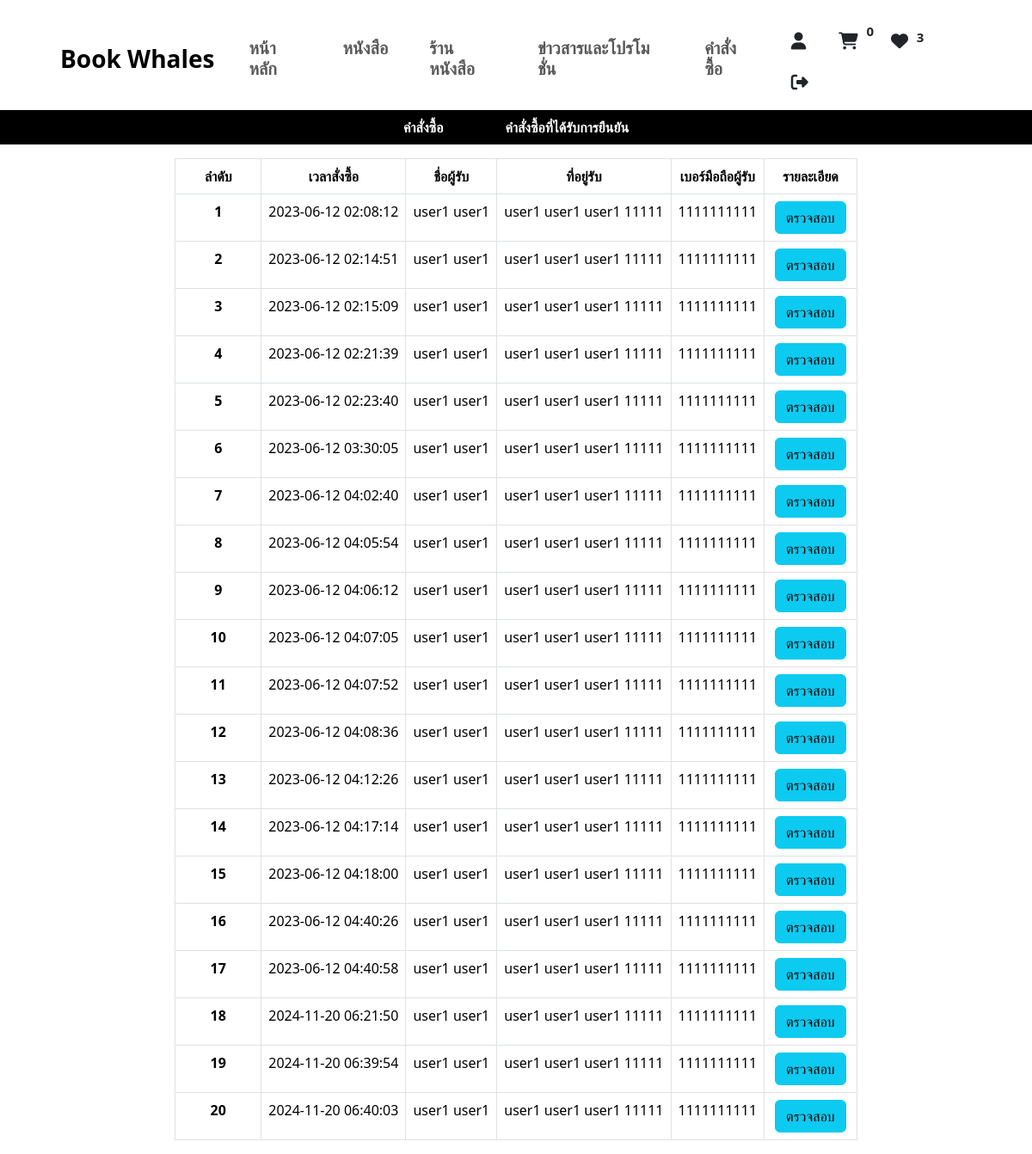
/buyer/buyer_checkout.php (signed in), run on the app's committed database.
### tables this page shows
CREATE TABLE `orders` (
  `orders_id` int(100) NOT NULL,
  `orders_created` timestamp NOT NULL DEFAULT current_timestamp(),
  `orders_fullname` varchar(50) NOT NULL,
  `orders_address` varchar(255) NOT NULL,
  `orders_phone` varchar(20) NOT NULL,
  `users_id` int(100) DEFAULT NULL
);

### buyer/buyer_checkout.php (the view, shortened to what this page needs)
<?php
require 'dbconnect.php';
$user = $_SESSION["user"];
if (isset($_SESSION['qty'])) {
    $meQty = 0;
    foreach ($_SESSION['qty'] as $meItem) {
        $meQty = (is_numeric($meQty) ? $meQty : 0) + (is_numeric($meItem) ? $meItem : 0);
    }
} else {
    $meQty = 0;
}
?>
<!DOCTYPE html>
<html>
<head>
    <link href="../assets/bootstrap-5.3.0-alpha3-dist/css/bootstrap.css" rel="stylesheet">
    <link href="../assets/fontawesome/css/fontawesome.css" rel="stylesheet">
    <link href="../assets/fontawesome/css/brands.css" rel="stylesheet">
    <link href="../assets/fontawesome/css/solid.css" rel="stylesheet">
</head>
<body>
    <div class="container">
        <nav class="navbar navbar-expand-sm bg-white mx-3 mt-3">
            <div class="container-fluid">
                <a class="navbar-brand fw-bold fs-3 mb-2" href="#">Book Whales</a>
                <div class="collapse navbar-collapse" id="navbarSupportedContent">
                    <ul class="navbar-nav me-auto ms-auto mb-2 mb-lg-0">
                        <li class="nav-item mx-3">
                            <a class="nav-link" href="buyer_index.php">
                                <h5 class="fw-semibold">หน้าหลัก</h5>
                            </a>
                        </li>
                        <li class="nav-item mx-3">
                            <a class="nav-link" href="buyer_books.php">
                                <h5 class="fw-semibold">หนังสือ</h5>
                            </a>
                        </li>
                        <li class="nav-item mx-3">
                            <a class="nav-link" href="buyer_store.php">
                                <h5 class="fw-semibold">ร้านหนังสือ</h5>
                            </a>
                        </li>
                        <li class="nav-item mx-3">
                            <a class="nav-link" href="promotion.php">
                                <h5 class="fw-semibold">ข่าวสารและโปรโมชั่น</h5>
                            </a>
                        </li>
                        <li class="nav-item mx-3">
                            <a class="nav-link" href="buyer_checkout.php">
                                <h5 class="fw-semibold">คำสั่งซื้อ</h5>
                            </a>
                        </li>
                    </ul>
                    <ul class="navbar-nav d-none d-lg-flex d-xl-flex">
                        <li class="nav-item mx-1">
                            <a href="userprofile.php" class="text-decoration-none">
                                <button class="btn btn-lg">
                                    <i class="fa-solid fa-user"></i>
                                </button>
                            </a>
                            <a href="buyer_cart.php" class="text-decoration-none">
                                <button class="btn btn-lg position-relative">
                                    <i class="fa-solid fa-cart-shopping"></i><span
                                        class="badge text-dark position-absolute">
                                        <?php echo $meQty; ?>
                                    </span>
                                </button>
                            </a>
                            <a href="wishlist.php" class="text-decoration-none">
                                <button class="btn btn-lg">
                                    <i class="fa-solid fa-heart"></i><span
                                        class="badge text-dark position-absolute mt-3">
                                        <?php
                                        $sql = "SELECT *, COUNT(*) AS wishlistitem FROM books INNER JOIN wishlist ON wishlist.book_id=books.book_id WHERE users_id = '$user'";
                                        $result = mysqli_query($connect, $sql);
                                        $row = $result->fetch_assoc();
                                        echo $row["wishlistitem"];
                                        ?>
                                    </span>
                                </button>
                            </a>
                            <form method="post" class="d-inline">
                                <button type="submit" name="logout" class="btn btn-lg">
                                    <i class="fa-solid fa-right-from-bracket"></i>
                                </button>
                            </form>
                        </li>
                    </ul>
                </div>
            </div>
        </nav>
    </div>
    <div class="nav-small mb-3" width="100%">
        <div class="bg-black" style="min-height:2.5rem;">
            <div width="100%" style="margin: 0 25% 0 25%;">
                <div class="d-flex justify-content-center">
                    <div class="text-center my-2 fw-semibold fs-6 text-white"><a href="buyer_checkout.php"
                            style="text-decoration: none;color:black;">
                            <div class="text-white">คำสั่งซื้อ</div>
                        </a></div>
                    <div class="text-center my-2 fw-semibold fs-6 text-white" style="margin-left:4.5rem;"><a
                            href="confirm_orders.php" style="text-decoration: none; color:black;">
                            <div class="text-white">คำสั่งซื้อที่ได้รับการยืนยัน</div>
                        </a></div>
                </div>
            </div>
        </div>
    </div>
        <?php
        $user = $_SESSION['user'];
        $sql = "SELECT * FROM orders WHERE users_id = '$user'";
        $result = mysqli_query($connect, $sql);
        if ($result->num_rows > 0) {
            echo "<div class='container-fluid d-flex justify-content-center table-responsive mt-3'>";
            echo "<table class='table table-bordered w-auto'>";
            echo "<thead class='text-center'>";
            echo "<tr>
                        <th scope='col'>ลำดับ</th>
                        <th scope='col'>เวลาสั่งซื้อ</th>
                        <th scope='col'>ชื่อผู้รับ</th>
                        <th scope='col'>ที่อยู่รับ</th>
                        <th scope='col'>เบอร์มือถือผู้รับ</th>
                        <th scope='col'>รายละเอียด</th>
                      </tr>";
            echo "</thead>";
            echo "<tbody>";
            $order = 1;
            while ($row = $result->fetch_assoc()) {
                echo "<tr >";
                echo "<th scope='row' class='text-center' style='width: 100px;'>" . $order++ . "</th>";
                echo "<td class='text-center'>" . $row["orders_created"] . "</td>";
                echo "<td>" . $row["orders_fullname"] . "</td>";
                echo "<td>" . $row["orders_address"] . "</td>";
                echo "<td class='text-center'>" . $row["orders_phone"] . "</td>";
                echo "<td class='text-center'><a href='buyer_checkout_detail.php?id=" . $row['orders_id'] . "' class='text-decoration-none text-white'>
                     <button class='btn btn-info mx-1'>ตรวจสอบ</button></a></td>";
                echo "</tr>";
            }
            echo "</tbody>";
            echo "</table>";
            echo "</div>";
        } else {
            echo "<div class='alert alert-danger mx-3' role='alert'>ไม่พบคำสั่งซื้อ</div>";
        }
        ?>
</body>
</html>

### data on the page
orders: orders_created "2023-06-12 02:08:12", orders_fullname "user1 user1", orders_address "user1 user1 user1 11111", orders_phone "1111111111"
orders: orders_created "2023-06-12 02:14:51", orders_fullname "user1 user1", orders_address "user1 user1 user1 11111", orders_phone "1111111111"
orders: orders_created "2023-06-12 02:15:09", orders_fullname "user1 user1", orders_address "user1 user1 user1 11111", orders_phone "1111111111"
orders: orders_created "2023-06-12 02:21:39", orders_fullname "user1 user1", orders_address "user1 user1 user1 11111", orders_phone "1111111111"
orders: orders_created "2023-06-12 02:23:40", orders_fullname "user1 user1", orders_address "user1 user1 user1 11111", orders_phone "1111111111"
orders: orders_created "2023-06-12 03:30:05", orders_fullname "user1 user1", orders_address "user1 user1 user1 11111", orders_phone "1111111111"
orders: orders_created "2023-06-12 04:02:40", orders_fullname "user1 user1", orders_address "user1 user1 user1 11111", orders_phone "1111111111"
orders: orders_created "2023-06-12 04:05:54", orders_fullname "user1 user1", orders_address "user1 user1 user1 11111", orders_phone "1111111111"
orders: orders_created "2023-06-12 04:06:12", orders_fullname "user1 user1", orders_address "user1 user1 user1 11111", orders_phone "1111111111"
orders: orders_created "2023-06-12 04:07:05", orders_fullname "user1 user1", orders_address "user1 user1 user1 11111", orders_phone "1111111111"
orders: orders_created "2023-06-12 04:07:52", orders_fullname "user1 user1", orders_address "user1 user1 user1 11111", orders_phone "1111111111"
orders: orders_created "2023-06-12 04:08:36", orders_fullname "user1 user1", orders_address "user1 user1 user1 11111", orders_phone "1111111111"
orders: orders_created "2023-06-12 04:12:26", orders_fullname "user1 user1", orders_address "user1 user1 user1 11111", orders_phone "1111111111"
orders: orders_created "2023-06-12 04:17:14", orders_fullname "user1 user1", orders_address "user1 user1 user1 11111", orders_phone "1111111111"
orders: orders_created "2023-06-12 04:18:00", orders_fullname "user1 user1", orders_address "user1 user1 user1 11111", orders_phone "1111111111"
orders: orders_created "2023-06-12 04:40:26", orders_fullname "user1 user1", orders_address "user1 user1 user1 11111", orders_phone "1111111111"
orders: orders_created "2023-06-12 04:40:58", orders_fullname "user1 user1", orders_address "user1 user1 user1 11111", orders_phone "1111111111"
orders: orders_created "2024-11-20 06:21:50", orders_fullname "user1 user1", orders_address "user1 user1 user1 11111", orders_phone "1111111111"
orders: orders_created "2024-11-20 06:39:54", orders_fullname "user1 user1", orders_address "user1 user1 user1 11111", orders_phone "1111111111"
orders: orders_created "2024-11-20 06:40:03", orders_fullname "user1 user1", orders_address "user1 user1 user1 11111", orders_phone "1111111111"

### other printed values
$meQty "0"
$row["wishlistitem"] "3"
